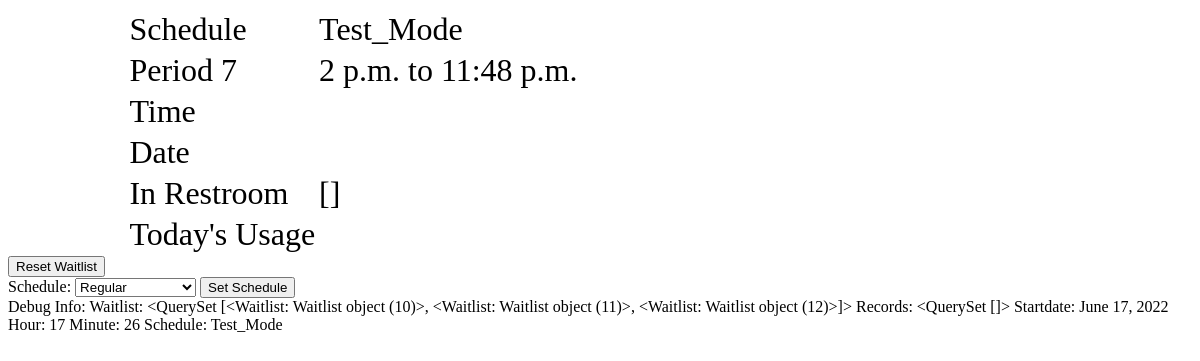
Before: /dashboard (signed in) with the older database file.
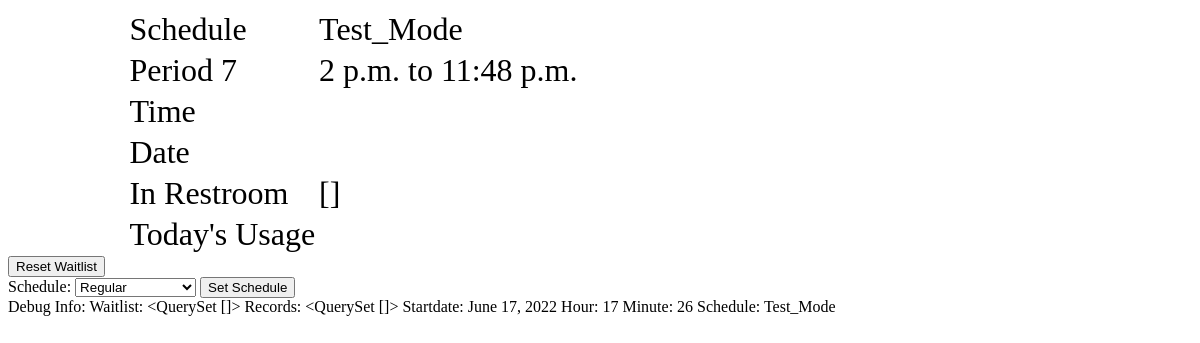
After: the same page with the newer database file.
### attendance/models.py (models this page shows)
class Waitlist (models.Model):
    id = models.AutoField(primary_key=True)
    student = models.ForeignKey(Student, on_delete=models.CASCADE, related_name = "student_waitlist")

### attendance/views.py (the view)
# urls.py: path("dashboard", views.dashboard, name="dashboard"),
@login_required
def dashboard(request):
    period = get_current_period()
    start = datetime.strptime(getattr(Schedule.objects.get(active = True), period[0]), '%H:%M:%S').replace(month = datetime.now().month, day = datetime.now().day, year=datetime.now().year)  - timedelta(minutes=7)
    finish = datetime.strptime(getattr(Schedule.objects.get(active = True), period[1]), '%H:%M:%S').replace(month = datetime.now().month, day = datetime.now().day, year=datetime.now().year)
    finish_time = finish - timedelta(minutes=7)
    start_time = start + timedelta(minutes=7)
    startdate = datetime.today()-timedelta(hours=8)
    records = Bathroom.objects.filter(time_out__gt = startdate).order_by('-time_out')
    return render(request, 'dashboard.html',{
        "waitlist": Waitlist.objects.all(),
        "records": records,
        "startdate":startdate.date,
        "hour": datetime.now().hour,
        "minute": datetime.now().minute,
        "schedule": Schedule.objects.get(active=True).schedule_name,
        "recordz": Record.objects.filter(timestamp__range = [start,finish]),
        "period": get_current_period(),
        "period_number": get_current_period()[0][-1],
        "start": start_time.time,
        "finish": finish_time.time,
        "using_restroom": students_using_restroom(),
        "options": Schedule.objects.all()
    })

### attendance/views.py (called while the page is built)
def get_current_period():
    now = datetime.now()
    period = ['period_0', 'period_1', 'period_2', 'period_3', 'period_4', 'period_5', 'period_6', 'period_7', 'period_8']
    for i in range(9):
        then = datetime.strptime(getattr(Schedule.objects.get(active = True), period[i]), '%H:%M:%S').replace(month = datetime.now().month, day = datetime.now().day, year=datetime.now().year)  - timedelta(minutes=7)
        if now < then:
            return [period[i-1], period[i]]
    return ['period_0', 'period_1']

### attendance/templates/dashboard.html (shortened to what this page needs)
{% extends 'layout.html' %}
{% block body %}
<div  style ="margin-left:10%; margin-right:35%;" >
    <table class = "table table-sm" style="font-size: 200%">
        <tr>
            <td>Schedule</td>
            <td>{{schedule}}</td>
        </tr>
        <tr>
            <td>Period {{period_number}}</td>
            <td>{{start}} to {{finish}}</td>
        </tr>
        <tr>
            <td>Time</td>
            <td id = "time"></td>
        </tr>
        <tr>
            <td>Date</td>
            <td id = "date"></td>
        </tr>
        <tr>
            <td>In Restroom </td>
            <td>{{using_restroom}}</td>
        </tr>
        <tr>
            <td>Today's Usage</td>
            <td>
            </td>
        </tr>
    </table>
</div>
<form action="{% url 'reset'%}" method="post">
    <div  class="text-center "  >
            <input class="bttn choice" type="submit" value="Reset Waitlist">
    </div>
</form>
<form action="{% url 'schedule'%}" method="post">
    <div  class="text-center "  >
        <label for="cars">Schedule:</label>
            <select name="schedule">
                {% for schedule in options %}
                    <option value = {{schedule.schedule_name}}>{{schedule.schedule_name}}</option>
                {% endfor %}
            </select>
            <input class="bttn choice" type="submit" value="Set Schedule">
    </div>
</form>
Debug Info:
Waitlist: {{waitlist}}
Records: {{records}}
Startdate: {{startdate}}
Hour: {{hour}}
Minute: {{minute}}
Schedule: {{schedule}}
{% endblock %}

Changed rows visible on the page:
removed Waitlist: id "<QuerySet [<Waitlist: Waitlist object (10)>, <Waitlist: Waitlist object (11)>, <Waitlist: Waitlist object (12)>]>"
Other visible differences:
{{ waitlist }}: (not shown) → "<QuerySet []>"
